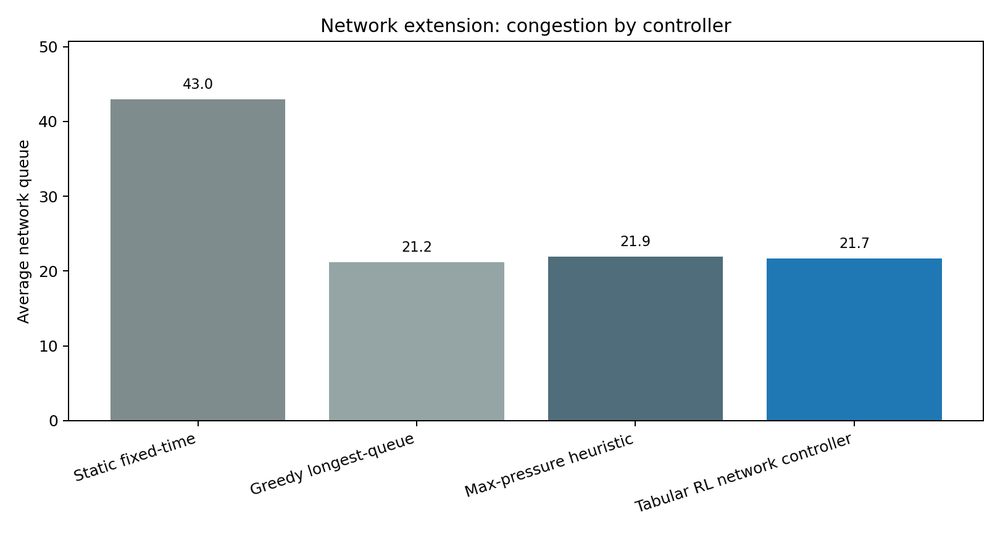
#> input picture figures/network_queue_comparison.png, 1000 x 533 px, shrunk from 1620 x 864 before the run
$ python build_report_pdf.py
#> lines starting #> are read from the running program, lines starting #| are printed output that depends on the picture
"""Build a polished, fixed-layout PDF report.

The first three pages are text-only. Tables, figures, and references are placed
after page 3 so they fall outside the main report page limit.
"""

from __future__ import annotations

from pathlib import Path
import textwrap

import matplotlib

matplotlib.use("Agg")
import matplotlib.pyplot as plt
from matplotlib.backends.backend_pdf import PdfPages


ROOT = Path(__file__).resolve().parent
PDF_PATH = ROOT / "final_report.pdf"
PREVIEW_DIR = ROOT / "build_preview"

PAGE_W, PAGE_H = 8.5, 11.0
LEFT, RIGHT, TOP, BOTTOM = 0.72, 0.72, 0.72, 0.62
BODY_WIDTH = PAGE_W - LEFT - RIGHT


def inches_to_axes_x(x: float) -> float:
    return x / PAGE_W


def inches_to_axes_y(y: float) -> float:
    return y / PAGE_H


class Page:
    def __init__(self, number: int, title: str | None = None) -> None:
        self.number = number
        self.fig = plt.figure(figsize=(PAGE_W, PAGE_H))
        self.ax = self.fig.add_axes([0, 0, 1, 1])
        self.ax.set_xlim(0, PAGE_W)
        self.ax.set_ylim(0, PAGE_H)
        self.ax.axis("off")
        self.y = PAGE_H - TOP
        if title:
            self.text(title, size=15.2, weight="bold", gap=0.18, width=74)
        self.footer()

    def footer(self) -> None:
        self.ax.plot([LEFT, PAGE_W - RIGHT], [0.48, 0.48], color="#d0d0d0", lw=0.7)
        self.ax.text(PAGE_W / 2, 0.30, str(self.number), ha="center", va="center", fontsize=8.2, color="#555")

    def text(
        self,
        text: str,
        *,
        size: float = 9.6,
        weight: str = "normal",
        color: str = "#111111",
        gap: float = 0.105,
        line_gap: float | None = None,
        width: int = 104,
        x: float = LEFT,
    ) -> None:
        line_gap = line_gap or size * 0.0165
        for paragraph in text.split("\n"):
            for line in textwrap.wrap(paragraph, width=width, replace_whitespace=False):
                self.ax.text(
                    x,
                    self.y,
                    line,
                    ha="left",
                    va="top",
                    fontsize=size,
                    fontweight=weight,
                    color=color,
                    family="DejaVu Sans",
                )
                self.y -= line_gap
            self.y -= gap

    def heading(self, text: str) -> None:
        self.y -= 0.035
        self.text(text, size=11.4, weight="bold", gap=0.075, width=95)

    def table(
        self,
        rows: list[list[str]],
        *,
        x: float,
        y: float,
        w: float,
        h: float,
        size: float = 8.1,
        col_widths: list[float] | None = None,
    ) -> None:
        widths = None
        if col_widths:
            scale = w / PAGE_W
            total = sum(col_widths)
            widths = [scale * value / total for value in col_widths]
        table = self.ax.table(
            cellText=rows[1:],
            colLabels=rows[0],
            bbox=[x / PAGE_W, y / PAGE_H, w / PAGE_W, h / PAGE_H],
            cellLoc="left",
            colWidths=widths,
        )
        table.auto_set_font_size(False)
        table.set_fontsize(size)
        for (row, _col), cell in table.get_celld().items():
            cell.set_edgecolor("#7d8790")
            cell.set_linewidth(0.5)
            cell.PAD = 0.14
            if row == 0:
                cell.set_facecolor("#e9eef4")
                cell.set_text_props(fontweight="bold")
            else:
                cell.set_facecolor("#ffffff")

    def image(self, path: Path, *, x: float, y: float, w: float, h: float) -> None:
        if path.exists():
            self.ax.imshow(plt.imread(path), extent=[x, x + w, y, y + h], aspect="auto")

    def save_preview(self) -> None:
        PREVIEW_DIR.mkdir(exist_ok=True)
        self.fig.savefig(PREVIEW_DIR / f"page_{self.number}.png", dpi=170, bbox_inches="tight", pad_inches=0.04)


def save(pdf: PdfPages, page: Page) -> None:
    if page.y < BOTTOM + 0.05:
        raise RuntimeError(f"Page {page.number} overflowed below the bottom margin")
    page.save_preview()
    pdf.savefig(page.fig)
    plt.close(page.fig)


def build() -> None:
    with PdfPages(PDF_PATH) as pdf:
        p = Page(1)
        p.text("SmartFlow: Adaptive Traffic Signal Control with Reinforcement Learning", size=15.2, weight="bold", gap=0.08, width=76)
        p.text("Final Project Report | Repository: https://github.com/yq688m3JT/final_report", size=8.7, color="#333333", gap=0.18, width=100)
        p.heading("1. Problem and Project Goal")
        p.text(
            "Urban signal timing is a sequential decision problem rather than a one-step prediction task. A controller that gives a green phase to one movement immediately delays the competing movement, and a locally attractive decision can create future congestion if arrivals change or if downstream roads are already crowded. The SmartFlow project studies this problem through reinforcement learning (RL), using simulated traffic lights as the environment and queue reduction as the learning objective.",
        )
        p.text(
            "The finished presentation introduced a single-intersection Markov decision process with two phases: North-South green and East-West green. This report keeps that foundation, verifies that the presentation data comes from executable code, and then extends the experiment into a small network that more closely resembles city traffic. The extension is important because real intersections interact: clearing one queue can either improve the network or simply push vehicles into another blocked approach.",
        )
        p.heading("2. Original Slide Experiment")
        p.text(
            "The slide experiment defines the state as (Q_NS, Q_EW, phase). For tabular learning, each queue is discretized into Low, Medium, or High, while the phase records the current green direction. The action set is deliberately simple: stay in the current phase or switch to the other phase. The reward is R = -(Q_NS + Q_EW) - C I(switch), which penalizes total waiting vehicles and adds a small switching cost so the learned policy does not oscillate unrealistically.",
        )
        p.text(
            "This model was reproduced in the repository in two ways. The file legacy_efficiency_experiment.py preserves the original presentation-style implementation. The file smartflow_experiments.py re-runs the same experiment under a fixed random seed and writes machine-readable results to results/slide_validation.json. The validation output supports the presentation's central point: adaptive RL policies learn useful signal-control behavior and improve over the static fixed-cycle baseline, although the full-information value-iteration policy and the exact-count greedy heuristic remain strong in the isolated two-phase case.",
        )
        p.text(
            "The isolated intersection also reveals a useful limitation. A greedy controller with exact queue counts is not the same as a real traditional timing plan; it is a sensor-rich reactive heuristic. In a tiny two-phase world, serving the longer queue is often enough. The project therefore needs a network extension before it can make a stronger claim about city-like traffic control.",
        )
        save(pdf, p)

        p = Page(2)
        p.heading("3. Network Extension")
        p.text(
            "The extension simulates a 3x3 grid of intersections. Vehicles enter from the grid boundary, travel along through and turning routes, queue at intersections, and exit when their route is complete. Each intersection has finite storage capacity, so a green phase can fail to discharge vehicles if the downstream intersection is full. This spillback mechanism is the main difference from the slide experiment: it makes local queue length an incomplete signal and forces the controller to account for network pressure.",
        )
        p.text(
            "The RL controller uses one shared tabular Q-function across all nine intersections. Each local state contains four pieces of information: North-South demand bucket, East-West demand bucket, current phase, and downstream-congestion bucket. Each local action is still stay or switch, preserving continuity with the presentation. The training reward penalizes total network queue, blocked movements caused by spillback, and switching. In effect, the extension asks whether the same RL idea can scale from an isolated intersection to coordinated traffic-light operation.",
        )
        p.heading("4. Experimental Protocol")
        p.text(
            "The network experiment uses time-varying demand with a rush-hour pulse and lane bias so that the controller is tested under non-stationary conditions. The RL agent is trained for repeated simulated episodes, then evaluated over 80 held-out episodes using the same demand generator but different random seeds. The comparison includes four controllers: a traditional fixed-time cycle, a greedy longest-queue policy, a max-pressure heuristic, and the learned tabular RL controller.",
        )
        p.text(
            "The primary metrics are average network queue and completed-trip delay. Average queue approximates total waiting pressure across the city grid; completed-trip delay measures how long vehicles that successfully exit the network spent inside the simulated system. Throughput and phase switches are also recorded in the appendix. The key traditional baseline is fixed-time control because it represents non-adaptive signal timing. Greedy and max-pressure are included as stronger state-aware heuristics, not as ordinary fixed-cycle traffic algorithms.",
        )
        p.heading("5. Main Result")
        p.text(
            "Against the traditional fixed-time algorithm, RL performs much better. Average network queue drops from 42.96 vehicles under fixed-time control to 21.70 under the learned network controller, a 49.5% reduction. Mean completed-trip delay falls from 15.45 to 8.29 time steps, a 46.4% reduction. This is the strongest result of the project because it appears only after the environment includes interacting intersections and time-varying demand.",
        )
        p.text(
            "The comparison with stronger heuristics is more nuanced. Greedy longest-queue and max-pressure are close to the learned RL policy in this compact grid, and greedy is slightly better on average delay in the current seed. That does not weaken the fixed-time conclusion; it clarifies the boundary of the present method. Tabular RL is already far better than traditional static timing, but larger gains over sophisticated heuristics likely require richer continuous state representations or deep multi-agent RL.",
        )
        save(pdf, p)
#> in save_preview (call 2), `self.fig.savefig(PREVIEW_DIR / f"page_{self.number}.png", dpi=170, bbo..`:
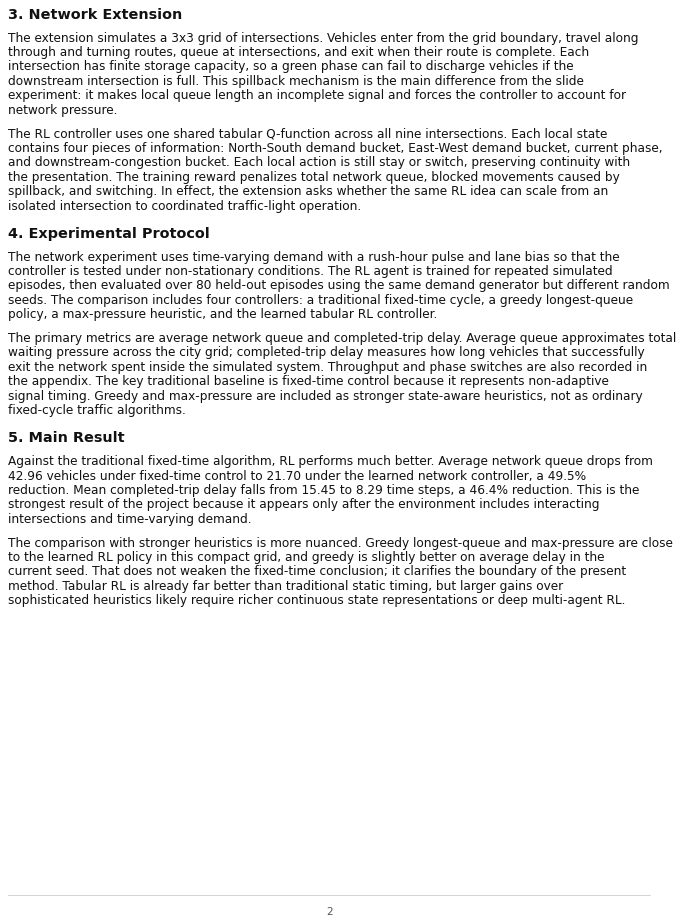
#> figure drawn by matplotlib, 1 panel

        p = Page(3)
        p.heading("6. Interpretation")
        p.text(
            "The result is consistent with the theory of reinforcement learning. Fixed-time control cannot observe the environment, so it wastes green time whenever demand is asymmetric. A learned controller updates its policy through repeated interaction and can condition actions on the observed traffic state. In the network extension, the downstream-congestion bucket is especially important because it lets the policy distinguish between clearing a useful queue and pushing vehicles into a saturated road segment.",
        )
        p.text(
            "The experiment also explains why the original presentation showed a gap between tabular RL and the theoretical optimum. Discretization makes the state space small enough to learn quickly, but it hides important differences between queue lengths and traffic patterns. A queue of 13 vehicles and a queue of 30 vehicles can fall into the same High bucket even though they represent different operational risks. This is the central tradeoff of the project: tabular RL is interpretable and reproducible, but its coarse perception limits policy quality.",
        )
        p.heading("7. Limitations and Future Work")
        p.text(
            "The simulator is intentionally lightweight so the code can be submitted and reproduced without specialized traffic software. It does not model yellow/all-red clearance intervals, pedestrian phases, calibrated turning movements, lane-level geometry, emergency preemption, or real detector noise. It also uses a simplified reward function rather than a full transportation objective that combines delay, emissions, safety, and equity. These limitations should be addressed before treating the policy as deployable.",
        )
        p.text(
            "The next step is to replace bucketed tabular states with continuous observations and train a deep RL or multi-agent actor-critic controller. A richer model could observe exact queue lengths, waiting times, platoon arrivals, and downstream occupancy. It could also learn coordination across corridors rather than acting intersection by intersection. That would directly address the discretization gap while preserving the project insight that traffic-light control is a sequential optimization problem under uncertainty.",
        )
        p.heading("8. Conclusion")
        p.text(
            "SmartFlow demonstrates that reinforcement learning is a viable framework for adaptive traffic-signal control. The slide experiment is reproducible from code and confirms that learned policies can outperform static timing in the original MDP. The network extension gives the project a more realistic experimental setting and shows a large improvement over traditional fixed-time control: roughly half the average queue and nearly half the completed-trip delay. The appendix provides the exact result tables, generated figures, and reproducibility notes.",
        )
        save(pdf, p)
#> in save_preview (call 3), `self.fig.savefig(PREVIEW_DIR / f"page_{self.number}.png", dpi=170, bbo..`:
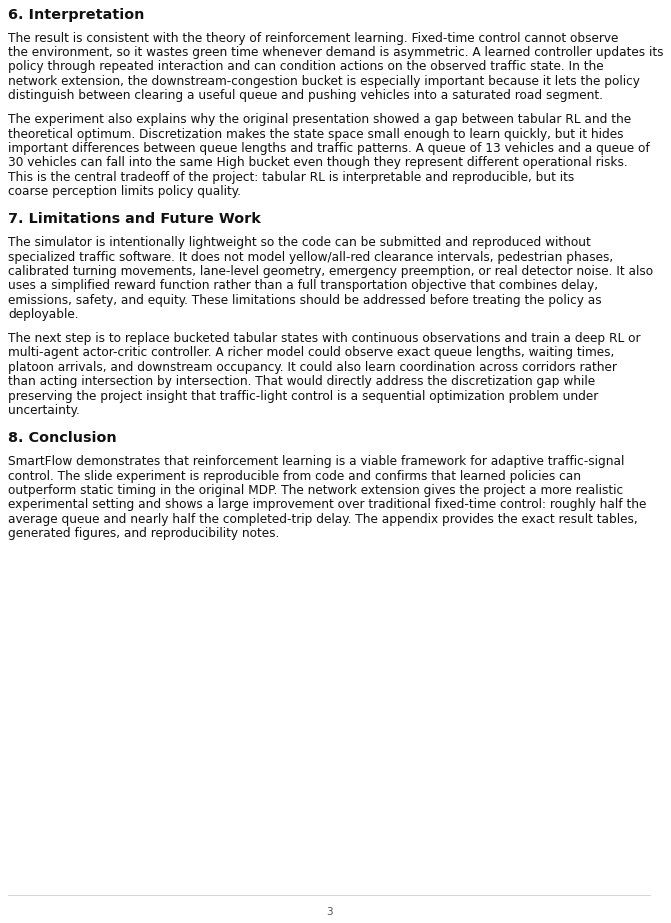
#> figure drawn by matplotlib, 1 panel

        p = Page(4, "Appendix A: Reproducibility and Result Tables")
        p.text("All experiments can be reproduced by running python3 smartflow_experiments.py from the repository root. The script writes JSON and CSV outputs into results/ and regenerates the appendix figures.", size=9.2, width=105, gap=0.12)
        slide_rows = [
            ["Approach", "Avg. reward", "Time (s)"],
            ["Optimal value iteration", "-378.92", "0.27"],
            ["Greedy heuristic", "-394.84", "0.26"],
            ["Monte Carlo", "-430.46", "5.91"],
            ["Q-learning", "-443.72", "1.55"],
            ["SARSA", "-453.93", "0.90"],
            ["Static fixed cycle", "-456.24", "0.23"],
        ]
        p.text("A1. Single-intersection slide validation", size=10.5, weight="bold", gap=0.05)
        p.table(slide_rows, x=LEFT, y=6.87, w=BODY_WIDTH, h=1.65, size=8.3)
        network_rows = [
            ["Controller", "Avg. queue", "Avg. delay", "Throughput", "Switches"],
            ["Static fixed-time", "42.96", "15.45", "692.80", "180.00"],
            ["Greedy longest-queue", "21.17", "8.12", "707.25", "464.10"],
            ["Max-pressure heuristic", "21.90", "8.36", "706.74", "506.53"],
            ["Tabular RL network", "21.70", "8.29", "706.00", "540.00"],
        ]
        p.y = 6.48
        p.text("A2. 3x3 network extension evaluation", size=10.5, weight="bold", gap=0.05)
        p.table(network_rows, x=LEFT, y=4.95, w=BODY_WIDTH, h=1.35, size=7.9, col_widths=[1.85, 1.0, 1.0, 1.0, 1.0])
        p.y = 4.55
        p.text("Interpretation: the RL controller reduces queue by 49.5% and delay by 46.4% relative to fixed-time control. State-aware heuristics remain competitive in the compact grid, which motivates future deep or multi-agent RL work.", size=9.2, width=105, gap=0.08)
        save(pdf, p)
#> in save_preview (call 4), `self.fig.savefig(PREVIEW_DIR / f"page_{self.number}.png", dpi=170, bbo..`:
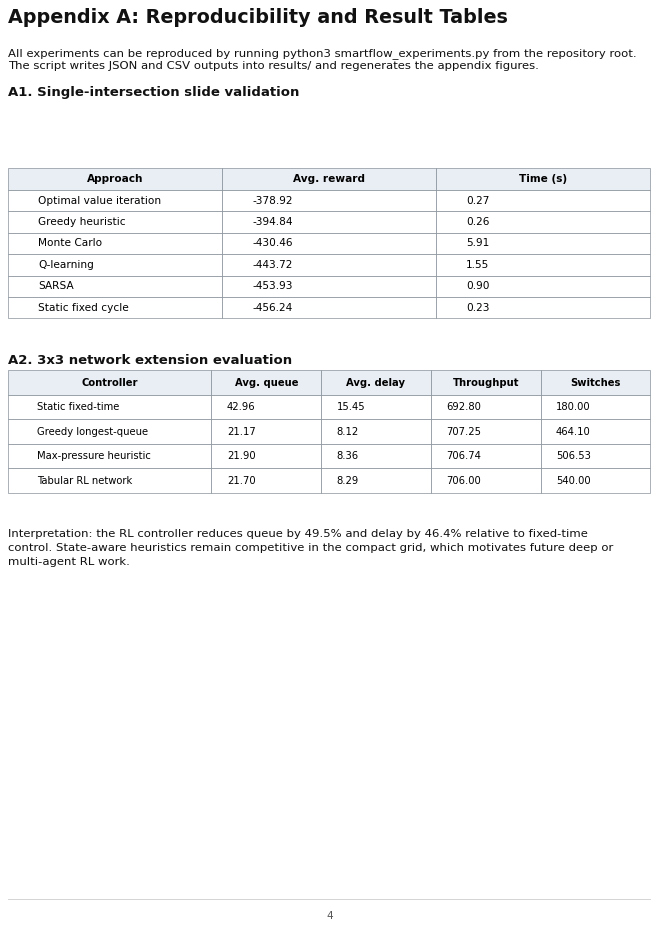
#> figure drawn by matplotlib, 1 panel

        p = Page(5, "Appendix B: Figures and References")
        p.image(ROOT / "figures" / "network_queue_comparison.png", x=LEFT, y=6.05, w=BODY_WIDTH, h=3.0)
        p.image(ROOT / "figures" / "network_delay_comparison.png", x=LEFT, y=2.82, w=BODY_WIDTH, h=3.0)
#> call 2 of image, with x = 0.72, y = 2.82, w = 7.06, h = 3
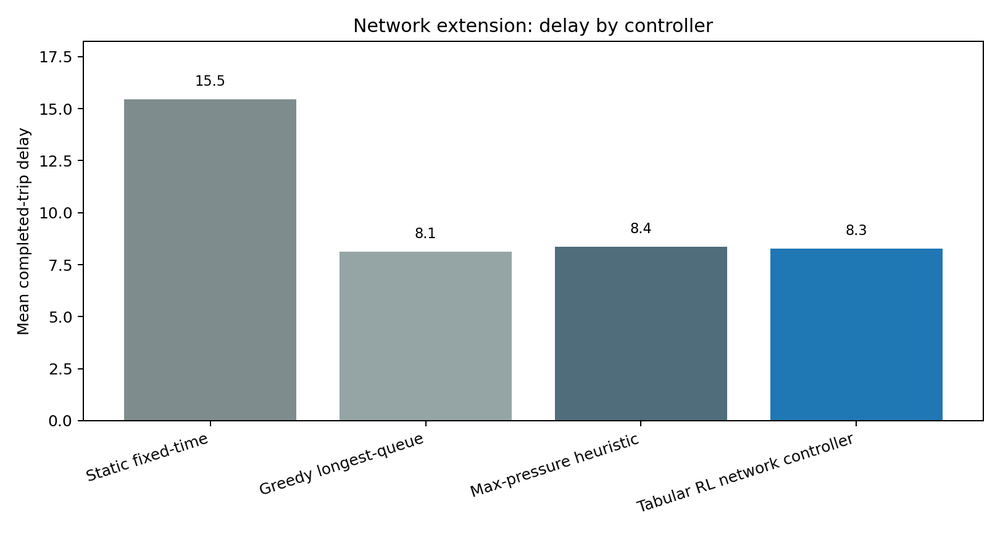
#> input picture figures/network_delay_comparison.png, 1000 x 533 px, shrunk from 1620 x 864 before the run
        p.y = 2.35
        p.text("References", size=10.5, weight="bold", gap=0.05)
        p.text(
            "[1] R. S. Sutton and A. G. Barto, Reinforcement Learning: An Introduction, 2nd ed., MIT Press, 2018.\n[2] P. Varaiya, \"Max pressure control of a network of signalized intersections,\" Transportation Research Part C, 2013.\n[3] SmartFlow project repository, https://github.com/yq688m3JT/final_report.",
            size=8.8,
            width=110,
            gap=0.05,
        )
        save(pdf, p)
#> in save_preview (call 5), `self.fig.savefig(PREVIEW_DIR / f"page_{self.number}.png", dpi=170, bbo..`:
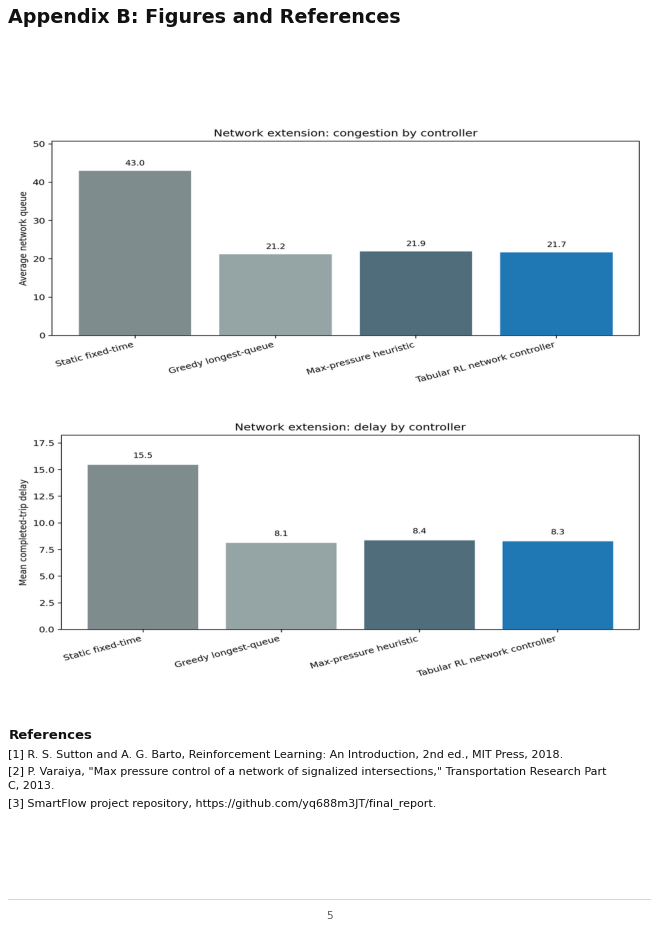
#> figure drawn by matplotlib, 1 panel

    print(PDF_PATH)
    print(PREVIEW_DIR)


if __name__ == "__main__":
    build()
